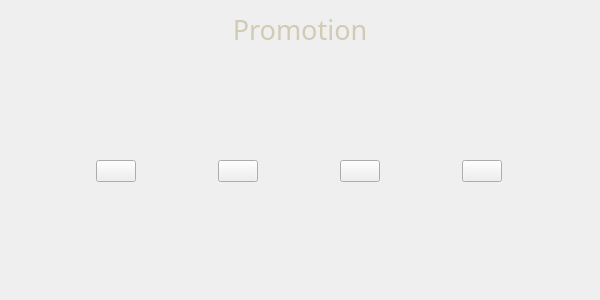
<?xml version="1.0" encoding="UTF-8"?>
<ui version="4.0">
 <class>PromotionDialog</class>
 <widget class="QWidget" name="PromotionDialog">
  <property name="geometry">
   <rect>
    <x>0</x>
    <y>0</y>
    <width>600</width>
    <height>300</height>
   </rect>
  </property>
  <property name="windowTitle">
   <string>Promotion</string>
  </property>
  <layout class="QVBoxLayout" name="verticalLayout">
   <item>
    <widget class="QLabel" name="label">
     <property name="font">
      <font>
       <family>Cascadia Mono</family>
       <pointsize>20</pointsize>
       <italic>false</italic>
       <bold>false</bold>
      </font>
     </property>
     <property name="styleSheet">
      <string notr="true">color: rgb(209, 202, 180); 
font: 20pt &quot;Cascadia Mono&quot;;</string>
     </property>
     <property name="text">
      <string>Promotion</string>
     </property>
     <property name="alignment">
      <set>Qt::AlignCenter</set>
     </property>
     <property name="margin">
      <number>10</number>
     </property>
    </widget>
   </item>
   <item>
    <widget class="QStackedWidget" name="stackedWidget">
     <property name="currentIndex">
      <number>0</number>
     </property>
     <widget class="QWidget" name="whitePage">
      <layout class="QHBoxLayout" name="horizontalLayout_3">
       <item>
        <widget class="QPushButton" name="wn">
         <property name="sizePolicy">
          <sizepolicy hsizetype="Fixed" vsizetype="Fixed">
           <horstretch>0</horstretch>
           <verstretch>0</verstretch>
          </sizepolicy>
         </property>
         <property name="text">
          <string/>
         </property>
         <property name="icon">
          <iconset resource="image.qrc">
           <normaloff>:/pieces/chessPieces/chess/wn.png</normaloff>:/pieces/chessPieces/chess/wn.png</iconset>
         </property>
         <property name="iconSize">
          <size>
           <width>100</width>
           <height>100</height>
          </size>
         </property>
        </widget>
       </item>
       <item>
        <widget class="QPushButton" name="wb">
         <property name="sizePolicy">
          <sizepolicy hsizetype="Fixed" vsizetype="Fixed">
           <horstretch>0</horstretch>
           <verstretch>0</verstretch>
          </sizepolicy>
         </property>
         <property name="text">
          <string/>
         </property>
         <property name="icon">
          <iconset resource="image.qrc">
           <normaloff>:/pieces/chessPieces/chess/wb.png</normaloff>:/pieces/chessPieces/chess/wb.png</iconset>
         </property>
         <property name="iconSize">
          <size>
           <width>100</width>
           <height>100</height>
          </size>
         </property>
        </widget>
       </item>
       <item>
        <widget class="QPushButton" name="wr">
         <property name="sizePolicy">
          <sizepolicy hsizetype="Fixed" vsizetype="Fixed">
           <horstretch>0</horstretch>
           <verstretch>0</verstretch>
          </sizepolicy>
         </property>
         <property name="text">
          <string/>
         </property>
         <property name="icon">
          <iconset resource="image.qrc">
           <normaloff>:/pieces/chessPieces/chess/wr.png</normaloff>:/pieces/chessPieces/chess/wr.png</iconset>
         </property>
         <property name="iconSize">
          <size>
           <width>100</width>
           <height>100</height>
          </size>
         </property>
        </widget>
       </item>
       <item>
        <widget class="QPushButton" name="wq">
         <property name="sizePolicy">
          <sizepolicy hsizetype="Fixed" vsizetype="Fixed">
           <horstretch>0</horstretch>
           <verstretch>0</verstretch>
          </sizepolicy>
         </property>
         <property name="text">
          <string/>
         </property>
         <property name="icon">
          <iconset resource="image.qrc">
           <normaloff>:/pieces/chessPieces/chess/wq.png</normaloff>:/pieces/chessPieces/chess/wq.png</iconset>
         </property>
         <property name="iconSize">
          <size>
           <width>100</width>
           <height>100</height>
          </size>
         </property>
        </widget>
       </item>
      </layout>
     </widget>
     <widget class="QWidget" name="blackPage">
      <layout class="QHBoxLayout" name="horizontalLayout">
       <item>
        <widget class="QPushButton" name="bn">
         <property name="sizePolicy">
          <sizepolicy hsizetype="Fixed" vsizetype="Fixed">
           <horstretch>0</horstretch>
           <verstretch>0</verstretch>
          </sizepolicy>
         </property>
         <property name="text">
          <string/>
         </property>
         <property name="icon">
          <iconset resource="image.qrc">
           <normaloff>:/pieces/chessPieces/chess/bn.png</normaloff>:/pieces/chessPieces/chess/bn.png</iconset>
         </property>
         <property name="iconSize">
          <size>
           <width>100</width>
           <height>100</height>
          </size>
         </property>
        </widget>
       </item>
       <item>
        <widget class="QPushButton" name="bb">
         <property name="sizePolicy">
          <sizepolicy hsizetype="Fixed" vsizetype="Fixed">
           <horstretch>0</horstretch>
           <verstretch>0</verstretch>
          </sizepolicy>
         </property>
         <property name="text">
          <string/>
         </property>
         <property name="icon">
          <iconset resource="image.qrc">
           <normaloff>:/pieces/chessPieces/chess/bb.png</normaloff>:/pieces/chessPieces/chess/bb.png</iconset>
         </property>
         <property name="iconSize">
          <size>
           <width>100</width>
           <height>100</height>
          </size>
         </property>
        </widget>
       </item>
       <item>
        <widget class="QPushButton" name="br">
         <property name="sizePolicy">
          <sizepolicy hsizetype="Fixed" vsizetype="Fixed">
           <horstretch>0</horstretch>
           <verstretch>0</verstretch>
          </sizepolicy>
         </property>
         <property name="text">
          <string/>
         </property>
         <property name="icon">
          <iconset resource="image.qrc">
           <normaloff>:/pieces/chessPieces/chess/br.png</normaloff>:/pieces/chessPieces/chess/br.png</iconset>
         </property>
         <property name="iconSize">
          <size>
           <width>100</width>
           <height>100</height>
          </size>
         </property>
        </widget>
       </item>
       <item>
        <widget class="QPushButton" name="bq">
         <property name="sizePolicy">
          <sizepolicy hsizetype="Fixed" vsizetype="Fixed">
           <horstretch>0</horstretch>
           <verstretch>0</verstretch>
          </sizepolicy>
         </property>
         <property name="text">
          <string/>
         </property>
         <property name="icon">
          <iconset resource="image.qrc">
           <normaloff>:/pieces/chessPieces/chess/bq.png</normaloff>:/pieces/chessPieces/chess/bq.png</iconset>
         </property>
         <property name="iconSize">
          <size>
           <width>100</width>
           <height>100</height>
          </size>
         </property>
        </widget>
       </item>
      </layout>
     </widget>
    </widget>
   </item>
  </layout>
 </widget>
 <resources>
  <include location="image.qrc"/>
 </resources>
 <connections/>
</ui>
